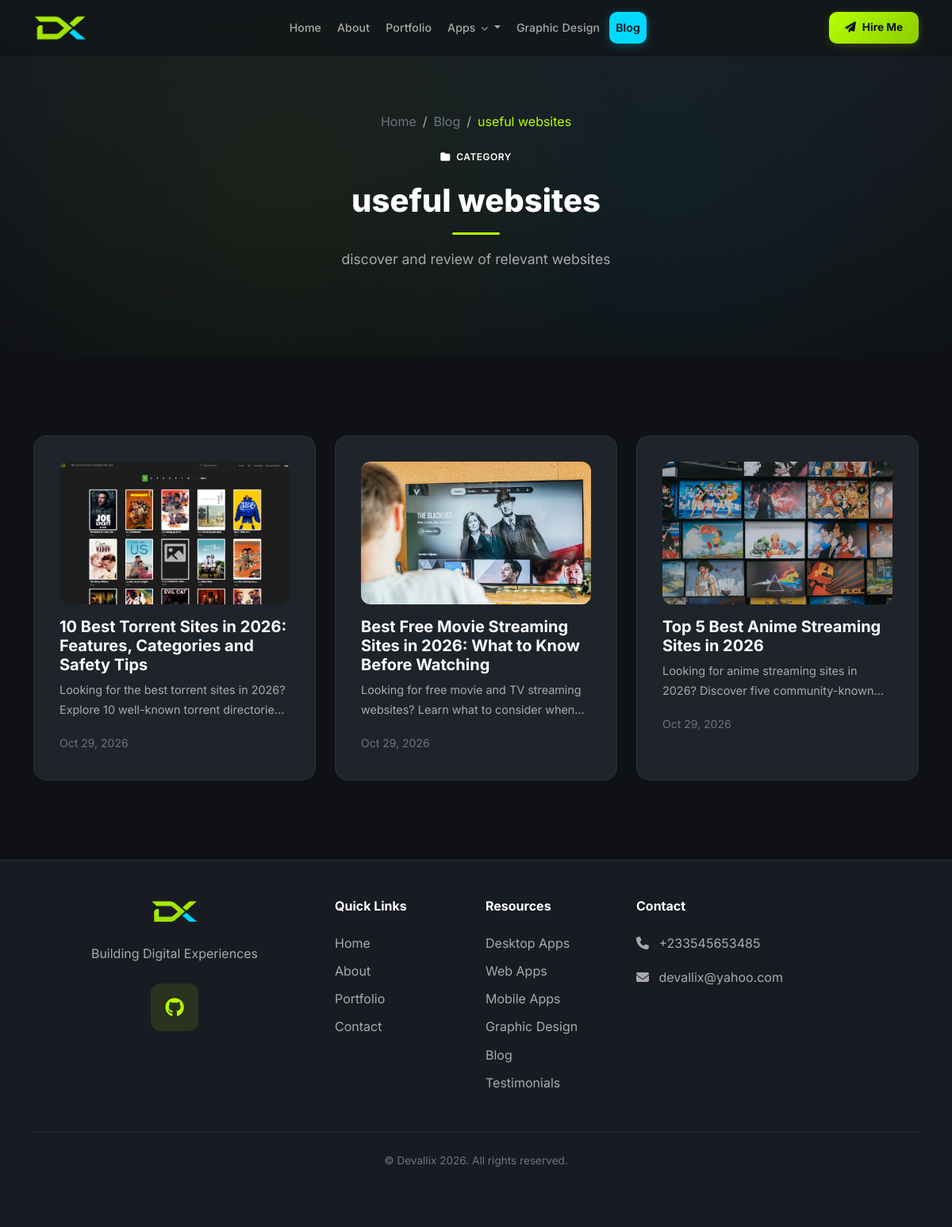
The app's page /blog/category/websites/ with its own data.
### apps/core/models.py (models this page shows, shortened)
class SiteSettings(models.Model):
    site_name = models.CharField(max_length=200, default='DevPortfolio')
    site_tagline = models.CharField(max_length=300, blank=True)
    logo = models.ImageField(upload_to='uploads/site/', blank=True, null=True)
    favicon = models.ImageField(upload_to='uploads/site/', blank=True, null=True)
    hero_title = models.CharField(max_length=300, blank=True)
    hero_subtitle = models.TextField(blank=True)
    hero_cta_text = models.CharField(max_length=100, default='View Portfolio')
    hero_cta_url = models.CharField(max_length=300, default='/portfolio/')
    about_image = models.ImageField(upload_to='uploads/site/', blank=True, null=True)
    footer_text = models.TextField(blank=True)
    meta_title = models.CharField(max_length=200, blank=True)
    meta_description = models.TextField(blank=True)
    meta_keywords = models.TextField(blank=True)
    og_image = models.ImageField(upload_to='uploads/site/', blank=True, null=True)
    google_analytics_code = models.TextField(blank=True)
    email = models.EmailField(blank=True)
    phone = models.CharField(max_length=20, blank=True)
    address = models.TextField(blank=True)
    github_url = models.URLField(blank=True)
    linkedin_url = models.URLField(blank=True)
    twitter_url = models.URLField(blank=True)
    youtube_url = models.URLField(blank=True)
    facebook_url = models.URLField(blank=True)
    instagram_url = models.URLField(blank=True)
    updated_at = models.DateTimeField(auto_now=True)
    class Meta:
        verbose_name = 'Site Settings'
        verbose_name_plural = 'Site Settings'
    @classmethod
    def load(cls):
        obj, created = cls.objects.get_or_create(pk=1)
        return obj

### apps/blog/models.py (models this page shows, shortened)
class BlogCategory(models.Model):
    name = models.CharField(max_length=100)
    slug = models.SlugField(max_length=100, unique=True)
    description = models.TextField(blank=True)
    display_order = models.PositiveIntegerField(default=0)
    class Meta:
        ordering = ['display_order']
        verbose_name = 'Blog Category'
        verbose_name_plural = 'Blog Categories'

class BlogPost(models.Model):
    STATUS_CHOICES = [
        ('draft', 'Draft'),
        ('published', 'Published'),
    ]
    title = models.CharField(max_length=300)
    slug = models.SlugField(max_length=300, unique=True)
    author = models.ForeignKey(settings.AUTH_USER_MODEL, on_delete=models.CASCADE, related_name='blog_posts')
    category = models.ForeignKey(BlogCategory, on_delete=models.SET_NULL, null=True, blank=True, related_name='posts')
    tags = models.ManyToManyField(Tag, blank=True, related_name='posts')
    featured_image = models.ImageField(upload_to='uploads/blog/', blank=True, null=True)
    excerpt = models.TextField(max_length=500, blank=True)
    content = models.TextField()
    status = models.CharField(max_length=20, choices=STATUS_CHOICES, default='draft')
    featured = models.BooleanField(default=False)
    is_recent = models.BooleanField(default=False, verbose_name='Show in Recent Articles')
    is_trending = models.BooleanField(default=False, verbose_name='Trending / Must Read')
    views_count = models.PositiveIntegerField(default=0)
    meta_title = models.CharField(max_length=200, blank=True)
    meta_description = models.TextField(blank=True)
    meta_keywords = models.TextField(blank=True)
    meta_og_title = models.CharField(max_length=200, blank=True)
    meta_og_description = models.TextField(blank=True)
    published_at = models.DateTimeField(blank=True, null=True)
    created_at = models.DateTimeField(auto_now_add=True)
    updated_at = models.DateTimeField(auto_now=True)
    class Meta:
        ordering = ['-published_at', '-created_at']
        verbose_name = 'Blog Post'
        verbose_name_plural = 'Blog Posts'
    def get_absolute_url(self):
        return reverse('blog:post_detail', kwargs={'slug': self.slug})

### apps/blog/views.py (the view)
# urls.py: path('category/<slug:slug>/', views.BlogCategoryDetailView.as_view(), name='category_detail'),
class BlogCategoryDetailView(ListView):
    model = BlogPost
    template_name = 'blog/category_detail.html'
    context_object_name = 'posts'
    paginate_by = 9
    def get_queryset(self):
        self.category = get_object_or_404(BlogCategory, slug=self.kwargs['slug'])
        return BlogPost.objects.filter(
            status='published', category=self.category
        ).select_related('author').prefetch_related('tags')
    def get_context_data(self, **kwargs):
        context = super().get_context_data(**kwargs)
        context['category'] = self.category
        context['categories'] = BlogCategory.objects.all()
        return context

### templates/blog/category_detail.html (shortened to what this page needs)
{% extends 'base.html' %}
{% block content %}
<div class="page-header">
    <div class="container">
        <div class="row justify-content-center">
            <div class="col-lg-8 text-center" data-aos="fade-up">
                <nav aria-label="breadcrumb" class="mb-3">
                    <ol class="breadcrumb justify-content-center" style="background:none;padding:0;margin:0;">
                        <li class="breadcrumb-item"><a href="{% url 'core:home' %}" style="color:var(--text-dim);">Home</a></li>
                        <li class="breadcrumb-item"><a href="{% url 'blog:post_list' %}" style="color:var(--text-dim);">Blog</a></li>
                        <li class="breadcrumb-item active" style="color:var(--accent-primary);">{{ category.name }}</li>
                    </ol>
                </nav>
                <span class="badge-custom mb-3"><i class="fas fa-folder me-1"></i> Category</span>
                <h1 class="section-title">{{ category.name }}</h1>
                <div class="divider divider-center"></div>
                {% if category.description %}
                <p class="section-subtitle">{{ category.description }}</p>
                {% endif %}
            </div>
        </div>
    </div>
</div>
<section class="section-padding">
    <div class="container">
        <div class="row g-4">
            {% for post in posts %}
            <div class="col-lg-4 col-md-6" data-aos="fade-up">
                <div class="card-custom h-100 hover-lift">
                    {% if post.featured_image %}
                    <div style="height:180px;border-radius:var(--radius-md);overflow:hidden;margin-bottom:1rem;">
                        <img src="{{ post.featured_image.url }}" alt="{{ post.title }}" style="width:100%;height:100%;object-fit:cover;">
                    </div>
                    {% endif %}
                    <h5 class="fw-bold mb-2"><a href="{{ post.get_absolute_url }}" style="color:var(--text-white);">{{ post.title }}</a></h5>
                    <p style="color:var(--text-muted);font-size:0.9rem;display:-webkit-box;-webkit-line-clamp:2;-webkit-box-orient:vertical;overflow:hidden;">{{ post.excerpt|default:post.content|truncatewords:20 }}</p>
                    <small style="color:var(--text-dim);">{{ post.published_at|date:"M d, Y" }}</small>
                </div>
            </div>
            {% endfor %}
        </div>
    </div>
</section>
{% endblock %}

### templates/includes/navbar.html (shortened to what this page needs)
<nav class="navbar navbar-expand-lg navbar-dark fixed-top" id="mainNav">
    <div class="container">
        <a class="navbar-brand d-flex align-items-center gap-2" href="{% url 'core:home' %}" aria-label="{{ site_settings.site_name|default:'DevPortfolio' }} home">
            {% if site_settings.logo %}
            <img src="{{ site_settings.logo.url }}" alt="{{ site_settings.site_name }}" height="36">
            {% else %}
            <div class="brand-logo-box">
                <span>D</span>
            </div>
            {% endif %}
        </a>
        <div class="collapse navbar-collapse" id="navbarNav">
            <ul class="navbar-nav mx-auto align-items-lg-center nav-pills-wrapper">
                <li class="nav-item">
                    <a class="nav-link {% if request.resolver_match.url_name == 'home' %}active{% endif %}" href="{% url 'core:home' %}">Home</a>
                </li>
                <li class="nav-item">
                    <a class="nav-link {% if request.resolver_match.url_name == 'about' %}active{% endif %}" href="{% url 'core:about' %}">About</a>
                </li>
                <li class="nav-item">
                    <a class="nav-link {% if request.resolver_match.url_name == 'portfolio' %}active{% endif %}" href="{% url 'portfolio:portfolio' %}">Portfolio</a>
                </li>
                <li class="nav-item dropdown nav-apps-dropdown">
                    <a class="nav-link dropdown-toggle " href="#" id="appsDropdown" role="button" data-bs-toggle="dropdown" data-bs-display="static" aria-expanded="false">
                        Apps <i class="fas fa-chevron-down nav-chevron"></i>
                    </a>
                </li>
                <li class="nav-item">
                    <a class="nav-link {% if request.resolver_match.app_name == 'graphic_design' %}active{% endif %}" href="{% url 'graphic_design:design_list' %}">Graphic Design</a>
                </li>
                <li class="nav-item">
                    <a class="nav-link {% if request.resolver_match.app_name == 'blog' %}active{% endif %}" href="{% url 'blog:post_list' %}">Blog</a>
                </li>
            </ul>
            <div class="d-flex align-items-center gap-3 nav-actions">
                <a href="{% url 'contact:contact' %}" class="nav-cta-btn">
                    <span class="nav-cta-icon"><i class="fas fa-paper-plane"></i></span>
                    Hire Me
                </a>
            </div>
        </div>
    </div>
</nav>

### templates/includes/footer.html (shortened to what this page needs)
<footer class="bg-secondary-custom" style="border-top:1px solid var(--border-color);">
    <div class="container py-5">
        <div class="row g-4 justify-content-center text-center">
            <div class="col-lg-4 col-md-6">
                <div class="d-flex flex-wrap align-items-center justify-content-center gap-2 mb-4">
                    {% if site_settings.logo %}
                    <img src="{{ site_settings.logo.url }}" alt="{{ site_settings.site_name }}" height="32">
                    {% else %}
                    <div style="width:32px;height:32px;border-radius:8px;background:var(--accent-primary);display:flex;align-items:center;justify-content:center;">
                        <span style="color:var(--bg-primary);font-weight:800;">D</span>
                    </div>
                    {% endif %}
                </div>
                <p style="color:var(--text-muted);max-width:350px;margin:0 auto;">{{ site_settings.footer_text|default:'Professional software developer crafting premium desktop, web and mobile applications, plus bold graphic design.' }}</p>
                <div class="d-flex justify-content-center gap-3 mt-4">
                    {% if site_settings.github_url %}
                    <a href="{{ site_settings.github_url }}" class="icon-box icon-box-accent" target="_blank" rel="noopener">
                        <i class="fab fa-github"></i>
                    </a>
                    {% endif %}
                </div>
            </div>
            <div class="col-lg-2 col-md-6 text-start">
                <h6 class="fw-bold mb-4" style="color:var(--text-white);">Quick Links</h6>
                <ul class="list-unstyled footer-links">
                    <li class="mb-2"><a href="{% url 'core:home' %}">Home</a></li>
                    <li class="mb-2"><a href="{% url 'core:about' %}">About</a></li>
                    <li class="mb-2"><a href="{% url 'portfolio:portfolio' %}">Portfolio</a></li>
                    <li class="mb-2"><a href="{% url 'contact:contact' %}">Contact</a></li>
                </ul>
            </div>
            <div class="col-lg-2 col-md-6 text-start">
                <h6 class="fw-bold mb-4" style="color:var(--text-white);">Resources</h6>
                <ul class="list-unstyled footer-links">
                    <li class="mb-2"><a href="{% url 'desktop_apps:app_list' %}">Desktop Apps</a></li>
                    <li class="mb-2"><a href="{% url 'web_projects:project_list' %}">Web Apps</a></li>
                    <li class="mb-2"><a href="{% url 'mobile_apps:app_list' %}">Mobile Apps</a></li>
                    <li class="mb-2"><a href="{% url 'graphic_design:design_list' %}">Graphic Design</a></li>
                    <li class="mb-2"><a href="{% url 'blog:post_list' %}">Blog</a></li>
                    <li class="mb-2"><a href="{% url 'testimonials:testimonial_list' %}">Testimonials</a></li>
                </ul>
            </div>
            <div class="col-lg-4 col-md-6 text-start">
                <h6 class="fw-bold mb-4" style="color:var(--text-white);">Contact</h6>
                <div class="footer-contact">
                    {% if site_settings.phone %}
                    <div class="mb-3" style="color:var(--text-muted);">
                        <i class="fas fa-phone me-2"></i>
                        <span>{{ site_settings.phone }}</span>
                    </div>
                    {% endif %}
                    {% if site_settings.email %}
                    <div class="mb-3" style="color:var(--text-muted);">
                        <i class="fas fa-envelope me-2"></i>
                        <span>{{ site_settings.email }}</span>
                    </div>
                    {% endif %}
                </div>
            </div>
        </div>
        <div style="border-top:1px solid var(--border-color);margin-top:2rem;">
            <div class="py-4 text-center">
                <p style="color:var(--text-dim);font-size:0.85rem;margin:0;">
                    &copy; Devallix 2026. All rights reserved.
                </p>
            </div>
        </div>
    </div>
</footer>

### records on screen
SiteSettings: logo (picture), footer_text "Building Digital Experiences", phone "+233545653485", email "devallix@yahoo.com"
BlogCategory: name "useful websites", description "discover and review of relevant websites"
BlogPost: featured_image (picture), title "10 Best Torrent Sites in 2026: Features, Categories and Safety Tips", excerpt "Looking for the best torrent sites in 2026? Explore 10 well-known torrent…", published_at "Oct 29, 2026"
BlogPost: featured_image (picture), title "Best Free Movie Streaming Sites in 2026: What to Know Before Watching", excerpt "Looking for free movie and TV streaming websites? Learn what to consider…", published_at "Oct 29, 2026"
BlogPost: featured_image (picture), title "Top 5 Best Anime Streaming Sites in 2026", excerpt "Looking for anime streaming sites in 2026? Discover five…", published_at "Oct 29, 2026"
